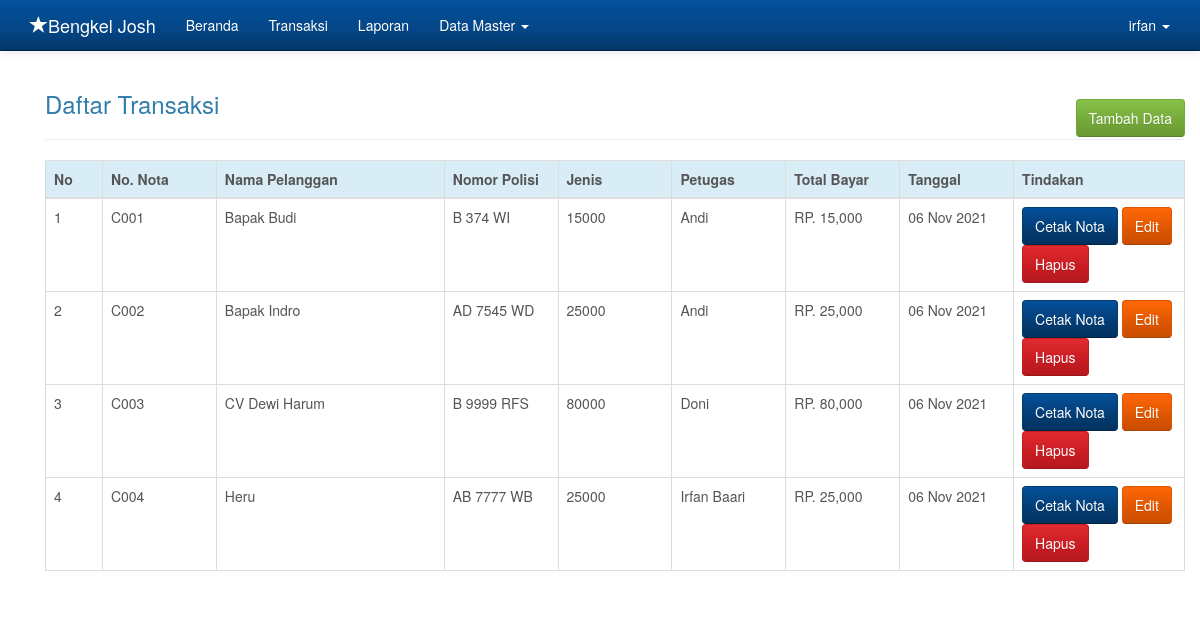
Screenshot of /admin.php?hlm=transaksi (signed in) with the database file from the repository.
### tables this page shows
CREATE TABLE `transaksi` (
  `id_transaksi` int(10) NOT NULL,
  `no_nota` varchar(10) NOT NULL,
  `jenis` varchar(50) NOT NULL,
  `nama` varchar(50) NOT NULL,
  `nopol` varchar(12) NOT NULL,
  `petugas` varchar(40) NOT NULL,
  `bayar` int(10) NOT NULL,
  `kembali` int(10) NOT NULL,
  `total` int(10) NOT NULL,
  `tanggal` date NOT NULL,
  `id_user` tinyint(1) NOT NULL
);

### transaksi.php (the view)
<?php
if( empty( $_SESSION['id_user'] ) ){
	$_SESSION['err'] = '<strong>ERROR!</strong> Anda harus login terlebih dahulu.';
	header('Location: ./');
	die();
} else {
	if( isset( $_REQUEST['aksi'] )){
		$aksi = $_REQUEST['aksi'];
		switch($aksi){
			case 'baru':
				include 'transaksi_baru.php';
				break;
			case 'edit':
				include 'transaksi_edit.php';
				break;
			case 'hapus':
				include 'transaksi_hapus.php';
				break;
			case 'cetak':
				include 'cetak_nota.php';
				break;
		}
	} else {
		echo '
			<div class="container">
				<h3 style="margin-bottom: -20px;">Daftar Transaksi</h3>
					<a href="./admin.php?hlm=transaksi&aksi=baru" class="btn btn-success btn-s pull-right">Tambah Data</a>
				<br/><hr/>
				<table class="table table-bordered">
				 <thead>
				   <tr class="info">
					 <th width="5%">No</th>
					 <th width="10%">No. Nota</th>
					 <th width="20%">Nama Pelanggan</th>
					 <th width="10%">Nomor Polisi</th>
					 <th width="10%">Jenis</th>
					 <th width="10%">Petugas</th>
					 <th width="10%">Total Bayar</th>
					 <th width="10%">Tanggal</th>
					 <th width="20%">Tindakan</th>
				   </tr>
				 </thead>
				 <tbody>';
		 	$sql = mysqli_query($koneksi, "SELECT * FROM transaksi");
		 	if(mysqli_num_rows($sql) > 0){
		 		$no = 0;
				 while($row = mysqli_fetch_array($sql)){
	 				$no++;
	 			echo '
				   <tr>
					 <td>'.$no.'</td>
					 <td>'.$row['no_nota'].'</td>
					 <td>'.$row['nama'].'</td>
					 <td>'.$row['nopol'].'</td>
					 <td>'.$row['jenis'].'</td>
					 <td>'.$row['petugas'].'</td>
					 <td>RP. '.number_format($row['total']).'</td>
					 <td>'.date("d M Y", strtotime($row['tanggal'])).'</td>
					 <td>
					<script type="text/javascript" language="JavaScript">
					  	function konfirmasi(){
						  	tanya = confirm("Anda yakin akan menghapus data ini?");
						  	if (tanya == true) return true;
						  	else return false;
						}
					</script>
					<a href="?hlm=cetak&id_transaksi='.$row['id_transaksi'].'" class="btn btn-info btn-s" target="_blank">Cetak Nota</a>
					 <a href="?hlm=transaksi&aksi=edit&id_transaksi='.$row['id_transaksi'].'" class="btn btn-warning btn-s">Edit</a>
					 <a href="?hlm=transaksi&aksi=hapus&submit=yes&id_transaksi='.$row['id_transaksi'].'" onclick="return konfirmasi()" class="btn btn-danger btn-s">Hapus</a>
					 </td>';
				}
			} else {
				 echo '<td colspan="8"><center><p class="add">Tidak ada data untuk ditampilkan. <u><a href="?hlm=transaksi&aksi=baru">Tambah data baru</a></u> </p></center></td></tr>';
			}
			echo '
			 	</tbody>
			</table>
		</div>';
	}
}
?>

### admin.php (shortened to what this page needs)
<?php
if( empty( $_SESSION['id_user'] ) ){
	$_SESSION['err'] = '<strong>ERROR!</strong> Anda harus login terlebih dahulu.';
	header('Location: ./');
	die();
} else {
?>
<!DOCTYPE html>
<html lang="en">
  <head>
    <link href="css/bootstrap.css" rel="stylesheet">
	<link href="css/jquery-ui.min.css" rel="stylesheet">
  </head>
  <body>
    <?php include "menu.php"; ?>
    <div class="container">
	<?php
	if( isset($_REQUEST['hlm'] )){
		$hlm = $_REQUEST['hlm'];
		switch( $hlm ){
			case 'transaksi':
				include "transaksi.php";
				break;
		}
	}
	?>
    </div>
  </body>
</html>
<?php
}
?>

### menu.php (shortened to what this page needs)
<?php
    if( !empty( $_SESSION['id_user'] ) ){
?>
<div class="navbar navbar-inverse navbar-fixed-top" role="navigation">
  <div class="container">
	<div class="navbar-header">
	  <a class="navbar-brand" href=""><span class="glyphicon glyphicon-star"></span>Bengkel Josh</a>
	</div>
	<div class="navbar-collapse collapse">
	  <ul class="nav navbar-nav">
		<li><a href="./admin.php">Beranda</a></li>
		<li><a href="./admin.php?hlm=transaksi">Transaksi</a></li>
        <li><a href="?hlm=laporan">Laporan</a></li>
        <?php
        if( $_SESSION['level'] == 1 ){
        ?>
		<li class="dropdown">
		  <a href="#" class="dropdown-toggle" data-toggle="dropdown">Data Master <b class="caret"></b></a>
			<?php
			}
			?>
		</li>
	  </ul>
	  <ul class="nav navbar-nav navbar-right">
		<li class="dropdown">
		  <a href="#" class="dropdown-toggle" data-toggle="dropdown">
			<?php echo $_SESSION['nama']; ?> <b class="caret"></b>
		  </a>
		</li>
	  </ul>
	</div>
  </div>
</div>
<?php
} else {
	header("Location: ./");
	die();
}
?>

### admin.php (style rules this page uses)
body { min-height: 200px; padding-top: 70px; }

### rows the page displays
transaksi: no_nota "C001", nama "Bapak Budi", nopol "B 374 WI", jenis "15000", petugas "Andi", total "15,000", tanggal "06 Nov 2021"
transaksi: no_nota "C002", nama "Bapak Indro", nopol "AD 7545 WD", jenis "25000", petugas "Andi", total "25,000", tanggal "06 Nov 2021"
transaksi: no_nota "C003", nama "CV Dewi Harum", nopol "B 9999 RFS", jenis "80000", petugas "Doni", total "80,000", tanggal "06 Nov 2021"
transaksi: no_nota "C004", nama "Heru", nopol "AB 7777 WB", jenis "25000", petugas "Irfan Baari", total "25,000", tanggal "06 Nov 2021"

### other values shown
$_SESSION['nama'] "irfan"
